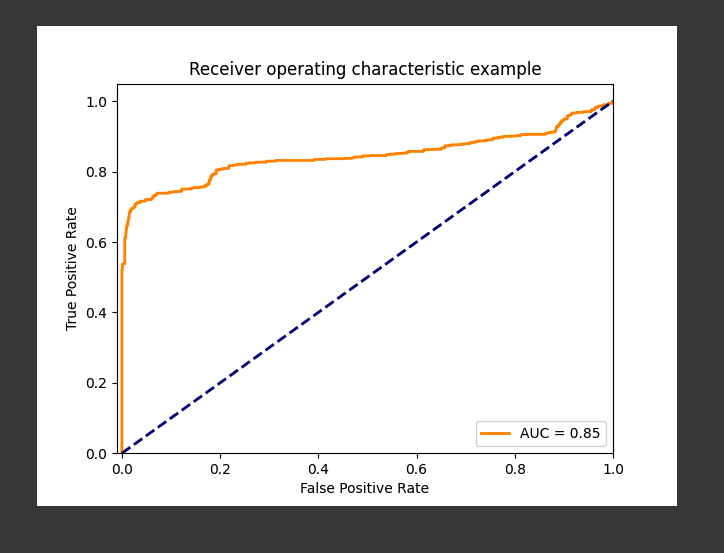
#> input picture old_stuff/howimetyourmark/ROC.png, 724 x 553 px
$ python -i embedding_howimetyourmark.py   (imports and definitions only)
#> lines starting #> are read from the running program, lines starting #| are printed output that depends on the picture; after the words box and inside, x2 and y2 are one past the last pixel; in counts of white or black regions, pixels touching at a corner belong together
#> further down, picture is the input picture: shape (553, 724, 3); mean B, G, R 203.7, 203.7, 204
import time
import random
import cv2
import os
import numpy as np
import pywt
from matplotlib import pyplot as plt
from scipy.signal import convolve2d
from math import sqrt
from scipy.ndimage.filters import gaussian_filter
from scipy.signal import medfilt

# Embedding strategy: DWT-SVD with local selection of blocks based on a spatial function and attacks

# [12 lines left out: function wpsnr, not called in this run]


def edge_detection(original_image):

    image = original_image
    #image = cv2.imread(original_image, 0)

    block_size = 4

    plt.imshow(image, cmap='gray')
    plt.title('Original Image')
    plt.show()

    blurred = cv2.GaussianBlur(image, (5, 5), 0)
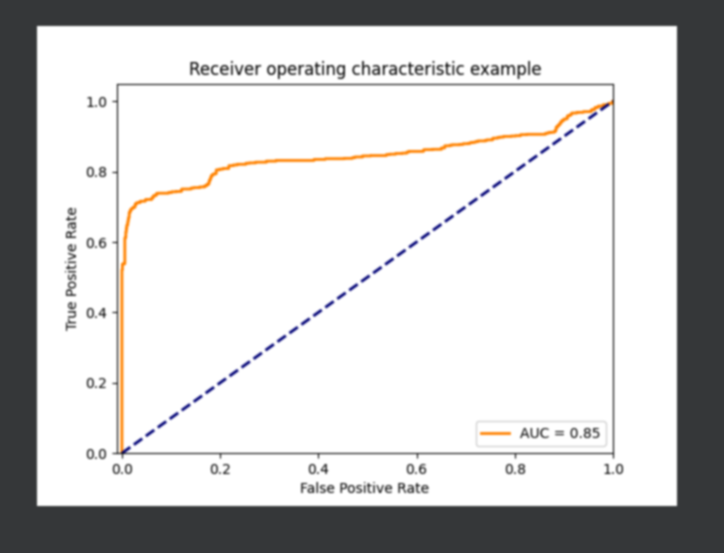
#> blurred: shape (553, 724, 3); mean B, G, R 203.7, 203.7, 204
    plt.imshow(blurred, cmap='gray')
    plt.title('Blurred Image')
    plt.show()

    edged = cv2.Canny(blurred, 30, 150)
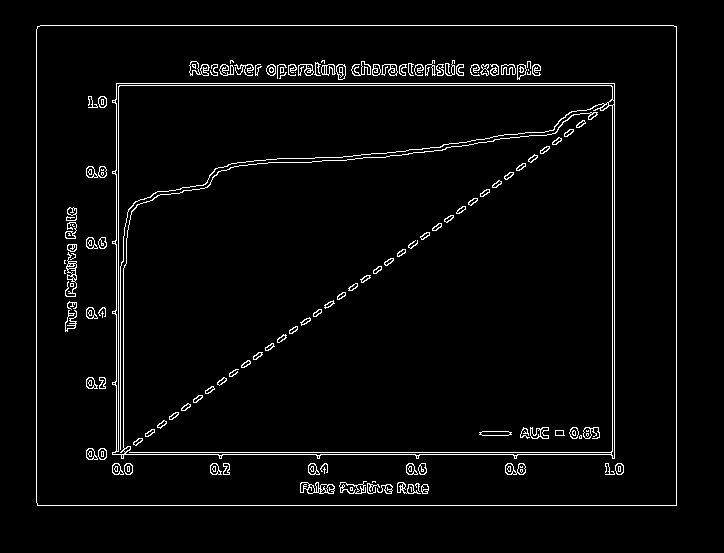
#> edged: shape (553, 724); 3.3% white in thin lines or dots, all inside (x1, y1, x2, y2) = (36, 25, 677, 506)
    plt.imshow(edged, cmap='gray')
    plt.title('Edged Image')
    plt.show()

    # threshold the image by setting all pixel values less than 225
    # to 255 (white; foreground) and all pixel values >= 225 to 255
    # (black; background), thereby segmenting the image
    thresh = cv2.threshold(edged, 225, 255, cv2.THRESH_BINARY_INV)[1]
    plt.imshow(thresh, cmap='gray')
    plt.title('Thresholded Image')
    plt.show()


    edge_mask = np.zeros((512, 512))
    edge_detection_values = np.zeros((512, 512))

    for i in range(0, image.shape[0], block_size):
        for j in range(0, image.shape[1], block_size):
            #avg_array.append(np.average(thresh[i:i + block_size, j:j + block_size]))
            surrounding_blocks_avgs = []
            thresh[i:i + block_size, j:j + block_size]
            if i - block_size >= 0:
                surrounding_blocks_avgs.append(np.average(thresh[i - block_size:i, j:j + block_size])) # top
            if i + block_size < image.shape[0]:
                surrounding_blocks_avgs.append(np.average(thresh[i + block_size:i + 2 * block_size, j:j + block_size])) # bottom
            if j - block_size >= 0:
                surrounding_blocks_avgs.append(np.average(thresh[i:i + block_size, j - block_size:j])) # left
            if j + block_size < image.shape[1]:
                surrounding_blocks_avgs.append(np.average(thresh[i:i + block_size, j + block_size:j + 2 * block_size])) # right
            if i - block_size >= 0 and j - block_size >= 0:
                surrounding_blocks_avgs.append(np.average(thresh[i - block_size:i, j - block_size:j])) # top left
            if i - block_size >= 0 and j + block_size < image.shape[1]:
                surrounding_blocks_avgs.append(np.average(thresh[i - block_size:i, j + block_size:j + 2 * block_size])) # top right
            if i + block_size < image.shape[0] and j - block_size >= 0:
                surrounding_blocks_avgs.append(np.average(thresh[i + block_size:i + 2 * block_size, j - block_size:j])) # bottom left
            if i + block_size < image.shape[0] and j + block_size < image.shape[1]:
                surrounding_blocks_avgs.append(np.average(thresh[i + block_size:i + 2 * block_size, j + block_size:j + 2 * block_size])) # bottom right

            surrounding_blocks_avgs = np.array(surrounding_blocks_avgs)

            #if block is not an edge, so white and surrounded by blacks then can be chosen
            if np.average(thresh[i:i + block_size, j:j + block_size]) == 255 and np.average(surrounding_blocks_avgs) < 200:
                edge_mask[i:i + block_size, j:j + block_size] = 0
                edge_detection_values[i:i + block_size, j:j + block_size] = np.average(surrounding_blocks_avgs)
            else:
                edge_mask[i:i + block_size, j:j + block_size] = 1
                edge_detection_values[i:i + block_size, j:j + block_size] = 255
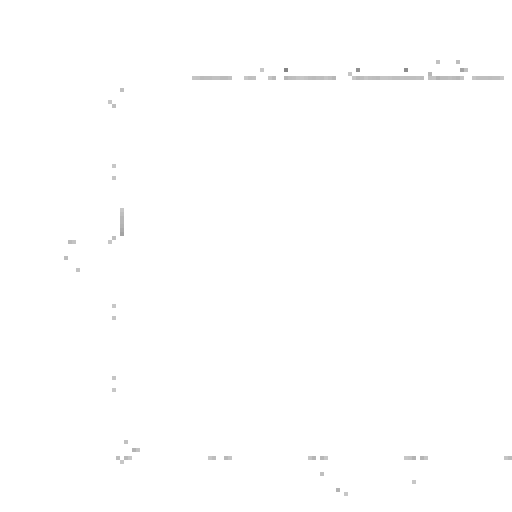
#> edge_detection_values: shape (512, 512) float64; min 133.5, max 255, mean 254.5
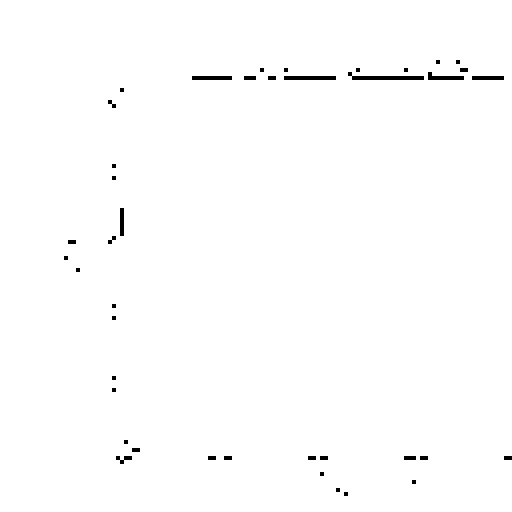
#> edge_mask: shape (512, 512) float64; values 0 (black) and 1 (white), 99.3% white; 41 black regions (20 under 20 px), largest, box (x1, y1, x2, y2) and area: (348, 72, 424, 80) 304, (284, 76, 336, 80) 208, (428, 72, 464, 80) 160


    plt.imshow(edge_mask, cmap='gray')
    plt.title('Edge Mask')
    plt.show()

    plt.imshow(edge_detection_values, cmap='gray')
    plt.title('Edge Detection Values')
    plt.show()

    return edge_detection_values

# [5 lines left out: function jpeg_compression, not called in this run]

def blur(img, sigma):
    attacked = gaussian_filter(img, sigma)
    return attacked

# [11 lines left out: functions awgn, sharpening, not called in this run]

def median(img, kernel_size):
    attacked = medfilt(img, kernel_size)
    return attacked

# [201 lines left out: functions resizing, embedding, not called in this run]

# [1 line not run here, left out]

>>> import cv2
>>> picture = cv2.imread('ROC.png')
>>> result = edge_detection(picture)
